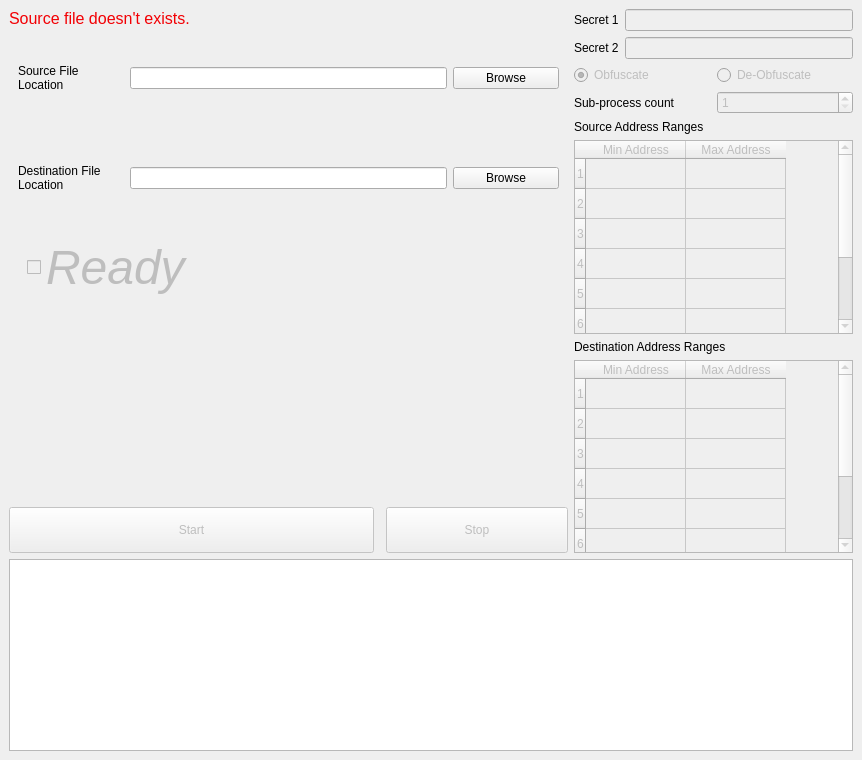
<?xml version="1.0" encoding="UTF-8"?>
<ui version="4.0">
 <class>MainWindow</class>
 <widget class="QMainWindow" name="MainWindow">
  <property name="geometry">
   <rect>
    <x>0</x>
    <y>0</y>
    <width>862</width>
    <height>760</height>
   </rect>
  </property>
  <property name="minimumSize">
   <size>
    <width>862</width>
    <height>760</height>
   </size>
  </property>
  <property name="windowTitle">
   <string>File-Obfuscator</string>
  </property>
  <widget class="QWidget" name="centralwidget">
   <layout class="QVBoxLayout" name="verticalLayout_3" stretch="4,0,0">
    <item>
     <layout class="QHBoxLayout" name="horizontalLayout_2" stretch="2,1">
      <item>
       <layout class="QVBoxLayout" name="verticalLayout">
        <property name="spacing">
         <number>0</number>
        </property>
        <item>
         <widget class="QLabel" name="label_6">
          <property name="text">
           <string>&lt;html&gt;&lt;head/&gt;&lt;body&gt;&lt;p&gt;&lt;span style=&quot; font-size:12pt; color:#f20004;&quot;&gt;Source file doesn't exists.&lt;/span&gt;&lt;/p&gt;&lt;/body&gt;&lt;/html&gt;</string>
          </property>
         </widget>
        </item>
        <item>
         <widget class="QWidget" name="widget_2" native="true">
          <property name="minimumSize">
           <size>
            <width>0</width>
            <height>100</height>
           </size>
          </property>
          <layout class="QHBoxLayout" name="horizontalLayout_5" stretch="1,3,1">
           <item>
            <widget class="QLabel" name="label_3">
             <property name="sizePolicy">
              <sizepolicy hsizetype="Preferred" vsizetype="Preferred">
               <horstretch>0</horstretch>
               <verstretch>0</verstretch>
              </sizepolicy>
             </property>
             <property name="text">
              <string>Source File Location</string>
             </property>
             <property name="wordWrap">
              <bool>true</bool>
             </property>
             <property name="margin">
              <number>0</number>
             </property>
            </widget>
           </item>
           <item>
            <widget class="QLineEdit" name="src_loc">
             <property name="sizePolicy">
              <sizepolicy hsizetype="Expanding" vsizetype="Fixed">
               <horstretch>0</horstretch>
               <verstretch>0</verstretch>
              </sizepolicy>
             </property>
            </widget>
           </item>
           <item>
            <widget class="QPushButton" name="src_selector">
             <property name="text">
              <string>Browse</string>
             </property>
            </widget>
           </item>
          </layout>
         </widget>
        </item>
        <item>
         <widget class="QWidget" name="widget" native="true">
          <property name="minimumSize">
           <size>
            <width>0</width>
            <height>100</height>
           </size>
          </property>
          <layout class="QHBoxLayout" name="horizontalLayout_4" stretch="1,3,1">
           <item>
            <widget class="QLabel" name="label_2">
             <property name="text">
              <string>Destination File Location</string>
             </property>
             <property name="wordWrap">
              <bool>true</bool>
             </property>
            </widget>
           </item>
           <item>
            <widget class="QLineEdit" name="dst_loc"/>
           </item>
           <item>
            <widget class="QPushButton" name="dst_selector">
             <property name="text">
              <string>Browse</string>
             </property>
            </widget>
           </item>
          </layout>
         </widget>
        </item>
        <item>
         <widget class="QWidget" name="widget_3" native="true">
          <layout class="QGridLayout" name="gridLayout">
           <property name="leftMargin">
            <number>18</number>
           </property>
           <item row="0" column="0">
            <widget class="QCheckBox" name="kontrol">
             <property name="enabled">
              <bool>false</bool>
             </property>
             <property name="minimumSize">
              <size>
               <width>0</width>
               <height>40</height>
              </size>
             </property>
             <property name="font">
              <font>
               <pointsize>36</pointsize>
               <italic>true</italic>
               <kerning>true</kerning>
               <fontweight>Medium</fontweight>
              </font>
             </property>
             <property name="text">
              <string>Ready</string>
             </property>
             <property name="tristate">
              <bool>true</bool>
             </property>
            </widget>
           </item>
          </layout>
         </widget>
        </item>
        <item>
         <spacer name="verticalSpacer">
          <property name="orientation">
           <enum>Qt::Orientation::Vertical</enum>
          </property>
          <property name="sizeHint" stdset="0">
           <size>
            <width>20</width>
            <height>200</height>
           </size>
          </property>
         </spacer>
        </item>
        <item>
         <layout class="QHBoxLayout" name="horizontalLayout" stretch="2,1">
          <property name="spacing">
           <number>12</number>
          </property>
          <property name="topMargin">
           <number>0</number>
          </property>
          <item>
           <widget class="QPushButton" name="starter">
            <property name="enabled">
             <bool>false</bool>
            </property>
            <property name="sizePolicy">
             <sizepolicy hsizetype="Minimum" vsizetype="Expanding">
              <horstretch>0</horstretch>
              <verstretch>0</verstretch>
             </sizepolicy>
            </property>
            <property name="text">
             <string>Start</string>
            </property>
           </widget>
          </item>
          <item>
           <widget class="QPushButton" name="stopper">
            <property name="enabled">
             <bool>false</bool>
            </property>
            <property name="sizePolicy">
             <sizepolicy hsizetype="Minimum" vsizetype="Expanding">
              <horstretch>0</horstretch>
              <verstretch>0</verstretch>
             </sizepolicy>
            </property>
            <property name="text">
             <string>Stop</string>
            </property>
           </widget>
          </item>
         </layout>
        </item>
       </layout>
      </item>
      <item>
       <layout class="QVBoxLayout" name="verticalLayout_2">
        <item>
         <layout class="QHBoxLayout" name="horizontalLayout_6">
          <item>
           <widget class="QLabel" name="label_4">
            <property name="text">
             <string>Secret 1</string>
            </property>
           </widget>
          </item>
          <item>
           <widget class="QLineEdit" name="seed1">
            <property name="enabled">
             <bool>false</bool>
            </property>
            <property name="maxLength">
             <number>16</number>
            </property>
           </widget>
          </item>
         </layout>
        </item>
        <item>
         <layout class="QHBoxLayout" name="horizontalLayout_3">
          <item>
           <widget class="QLabel" name="label">
            <property name="text">
             <string>Secret 2</string>
            </property>
           </widget>
          </item>
          <item>
           <widget class="QLineEdit" name="seed2">
            <property name="enabled">
             <bool>false</bool>
            </property>
            <property name="maxLength">
             <number>16</number>
            </property>
           </widget>
          </item>
         </layout>
        </item>
        <item>
         <layout class="QHBoxLayout" name="horizontalLayout_8">
          <item>
           <widget class="QRadioButton" name="obf_mode_button">
            <property name="enabled">
             <bool>false</bool>
            </property>
            <property name="text">
             <string>Obfuscate</string>
            </property>
            <property name="checked">
             <bool>true</bool>
            </property>
           </widget>
          </item>
          <item>
           <widget class="QRadioButton" name="dobf_mode_button">
            <property name="enabled">
             <bool>false</bool>
            </property>
            <property name="text">
             <string>De-Obfuscate</string>
            </property>
            <property name="checked">
             <bool>false</bool>
            </property>
           </widget>
          </item>
         </layout>
        </item>
        <item>
         <layout class="QHBoxLayout" name="horizontalLayout_7">
          <item>
           <widget class="QLabel" name="label_5">
            <property name="text">
             <string>Sub-process count</string>
            </property>
           </widget>
          </item>
          <item>
           <widget class="QSpinBox" name="sub_prc_count">
            <property name="enabled">
             <bool>false</bool>
            </property>
            <property name="minimum">
             <number>1</number>
            </property>
            <property name="maximum">
             <number>8</number>
            </property>
           </widget>
          </item>
         </layout>
        </item>
        <item>
         <widget class="QLabel" name="slicer1_lbl">
          <property name="text">
           <string>Source Address Ranges</string>
          </property>
         </widget>
        </item>
        <item>
         <widget class="QTableWidget" name="slicer1">
          <property name="enabled">
           <bool>false</bool>
          </property>
          <property name="selectionMode">
           <enum>QAbstractItemView::SelectionMode::SingleSelection</enum>
          </property>
          <property name="rowCount">
           <number>8</number>
          </property>
          <attribute name="horizontalHeaderMinimumSectionSize">
           <number>0</number>
          </attribute>
          <attribute name="horizontalHeaderHighlightSections">
           <bool>false</bool>
          </attribute>
          <attribute name="verticalHeaderMinimumSectionSize">
           <number>0</number>
          </attribute>
          <attribute name="verticalHeaderHighlightSections">
           <bool>false</bool>
          </attribute>
          <row/>
          <row/>
          <row/>
          <row/>
          <row/>
          <row/>
          <row/>
          <row/>
          <column>
           <property name="text">
            <string>Min Address</string>
           </property>
          </column>
          <column>
           <property name="text">
            <string>Max Address</string>
           </property>
          </column>
          <item row="0" column="0">
           <property name="text">
            <string/>
           </property>
           <property name="flags">
            <set>ItemIsSelectable|ItemIsDragEnabled|ItemIsDropEnabled|ItemIsUserCheckable</set>
           </property>
          </item>
          <item row="0" column="1">
           <property name="text">
            <string/>
           </property>
           <property name="flags">
            <set>ItemIsSelectable|ItemIsDragEnabled|ItemIsDropEnabled|ItemIsUserCheckable</set>
           </property>
          </item>
          <item row="1" column="0">
           <property name="text">
            <string/>
           </property>
           <property name="flags">
            <set>ItemIsSelectable|ItemIsDragEnabled|ItemIsDropEnabled|ItemIsUserCheckable</set>
           </property>
          </item>
          <item row="1" column="1">
           <property name="text">
            <string/>
           </property>
           <property name="flags">
            <set>ItemIsSelectable|ItemIsDragEnabled|ItemIsDropEnabled|ItemIsUserCheckable</set>
           </property>
          </item>
          <item row="2" column="0">
           <property name="text">
            <string/>
           </property>
           <property name="flags">
            <set>ItemIsSelectable|ItemIsDragEnabled|ItemIsDropEnabled|ItemIsUserCheckable</set>
           </property>
          </item>
          <item row="2" column="1">
           <property name="text">
            <string/>
           </property>
           <property name="flags">
            <set>ItemIsSelectable|ItemIsDragEnabled|ItemIsDropEnabled|ItemIsUserCheckable</set>
           </property>
          </item>
          <item row="3" column="0">
           <property name="text">
            <string/>
           </property>
           <property name="flags">
            <set>ItemIsSelectable|ItemIsDragEnabled|ItemIsDropEnabled|ItemIsUserCheckable</set>
           </property>
          </item>
          <item row="3" column="1">
           <property name="text">
            <string/>
           </property>
           <property name="flags">
            <set>ItemIsSelectable|ItemIsDragEnabled|ItemIsDropEnabled|ItemIsUserCheckable</set>
           </property>
          </item>
          <item row="4" column="0">
           <property name="text">
            <string/>
           </property>
           <property name="flags">
            <set>ItemIsSelectable|ItemIsDragEnabled|ItemIsDropEnabled|ItemIsUserCheckable</set>
           </property>
          </item>
          <item row="4" column="1">
           <property name="text">
            <string/>
           </property>
           <property name="flags">
            <set>ItemIsSelectable|ItemIsDragEnabled|ItemIsDropEnabled|ItemIsUserCheckable</set>
           </property>
          </item>
          <item row="5" column="0">
           <property name="text">
            <string/>
           </property>
           <property name="flags">
            <set>ItemIsSelectable|ItemIsDragEnabled|ItemIsDropEnabled|ItemIsUserCheckable</set>
           </property>
          </item>
          <item row="5" column="1">
           <property name="text">
            <string/>
           </property>
           <property name="flags">
            <set>ItemIsSelectable|ItemIsDragEnabled|ItemIsDropEnabled|ItemIsUserCheckable</set>
           </property>
          </item>
          <item row="6" column="0">
           <property name="text">
            <string/>
           </property>
           <property name="flags">
            <set>ItemIsSelectable|ItemIsDragEnabled|ItemIsDropEnabled|ItemIsUserCheckable</set>
           </property>
          </item>
          <item row="6" column="1">
           <property name="text">
            <string/>
           </property>
           <property name="flags">
            <set>ItemIsSelectable|ItemIsDragEnabled|ItemIsDropEnabled|ItemIsUserCheckable</set>
           </property>
          </item>
          <item row="7" column="0">
           <property name="text">
            <string/>
           </property>
           <property name="flags">
            <set>ItemIsSelectable|ItemIsDragEnabled|ItemIsDropEnabled|ItemIsUserCheckable</set>
           </property>
          </item>
          <item row="7" column="1">
           <property name="text">
            <string/>
           </property>
           <property name="flags">
            <set>ItemIsSelectable|ItemIsDragEnabled|ItemIsDropEnabled|ItemIsUserCheckable</set>
           </property>
          </item>
         </widget>
        </item>
        <item>
         <widget class="QLabel" name="slicer2_lbl">
          <property name="text">
           <string>Destination Address Ranges</string>
          </property>
         </widget>
        </item>
        <item>
         <widget class="QTableWidget" name="slicer2">
          <property name="enabled">
           <bool>false</bool>
          </property>
          <property name="selectionMode">
           <enum>QAbstractItemView::SelectionMode::SingleSelection</enum>
          </property>
          <property name="rowCount">
           <number>8</number>
          </property>
          <attribute name="horizontalHeaderMinimumSectionSize">
           <number>0</number>
          </attribute>
          <attribute name="horizontalHeaderHighlightSections">
           <bool>false</bool>
          </attribute>
          <attribute name="verticalHeaderMinimumSectionSize">
           <number>0</number>
          </attribute>
          <attribute name="verticalHeaderHighlightSections">
           <bool>false</bool>
          </attribute>
          <row/>
          <row/>
          <row/>
          <row/>
          <row/>
          <row/>
          <row/>
          <row/>
          <column>
           <property name="text">
            <string>Min Address</string>
           </property>
          </column>
          <column>
           <property name="text">
            <string>Max Address</string>
           </property>
          </column>
          <item row="0" column="0">
           <property name="text">
            <string/>
           </property>
           <property name="flags">
            <set>ItemIsSelectable|ItemIsDragEnabled|ItemIsDropEnabled|ItemIsUserCheckable</set>
           </property>
          </item>
          <item row="0" column="1">
           <property name="text">
            <string/>
           </property>
           <property name="flags">
            <set>ItemIsSelectable|ItemIsDragEnabled|ItemIsDropEnabled|ItemIsUserCheckable</set>
           </property>
          </item>
          <item row="1" column="0">
           <property name="text">
            <string/>
           </property>
           <property name="flags">
            <set>ItemIsSelectable|ItemIsDragEnabled|ItemIsDropEnabled|ItemIsUserCheckable</set>
           </property>
          </item>
          <item row="1" column="1">
           <property name="text">
            <string/>
           </property>
           <property name="flags">
            <set>ItemIsSelectable|ItemIsDragEnabled|ItemIsDropEnabled|ItemIsUserCheckable</set>
           </property>
          </item>
          <item row="2" column="0">
           <property name="text">
            <string/>
           </property>
           <property name="flags">
            <set>ItemIsSelectable|ItemIsDragEnabled|ItemIsDropEnabled|ItemIsUserCheckable</set>
           </property>
          </item>
          <item row="2" column="1">
           <property name="text">
            <string/>
           </property>
           <property name="flags">
            <set>ItemIsSelectable|ItemIsDragEnabled|ItemIsDropEnabled|ItemIsUserCheckable</set>
           </property>
          </item>
          <item row="3" column="0">
           <property name="text">
            <string/>
           </property>
           <property name="flags">
            <set>ItemIsSelectable|ItemIsDragEnabled|ItemIsDropEnabled|ItemIsUserCheckable</set>
           </property>
          </item>
          <item row="3" column="1">
           <property name="text">
            <string/>
           </property>
           <property name="flags">
            <set>ItemIsSelectable|ItemIsDragEnabled|ItemIsDropEnabled|ItemIsUserCheckable</set>
           </property>
          </item>
          <item row="4" column="0">
           <property name="text">
            <string/>
           </property>
           <property name="flags">
            <set>ItemIsSelectable|ItemIsDragEnabled|ItemIsDropEnabled|ItemIsUserCheckable</set>
           </property>
          </item>
          <item row="4" column="1">
           <property name="text">
            <string/>
           </property>
           <property name="flags">
            <set>ItemIsSelectable|ItemIsDragEnabled|ItemIsDropEnabled|ItemIsUserCheckable</set>
           </property>
          </item>
          <item row="5" column="0">
           <property name="text">
            <string/>
           </property>
           <property name="flags">
            <set>ItemIsSelectable|ItemIsDragEnabled|ItemIsDropEnabled|ItemIsUserCheckable</set>
           </property>
          </item>
          <item row="5" column="1">
           <property name="text">
            <string/>
           </property>
           <property name="flags">
            <set>ItemIsSelectable|ItemIsDragEnabled|ItemIsDropEnabled|ItemIsUserCheckable</set>
           </property>
          </item>
          <item row="6" column="0">
           <property name="text">
            <string/>
           </property>
           <property name="flags">
            <set>ItemIsSelectable|ItemIsDragEnabled|ItemIsDropEnabled|ItemIsUserCheckable</set>
           </property>
          </item>
          <item row="6" column="1">
           <property name="text">
            <string/>
           </property>
           <property name="flags">
            <set>ItemIsSelectable|ItemIsDragEnabled|ItemIsDropEnabled|ItemIsUserCheckable</set>
           </property>
          </item>
          <item row="7" column="0">
           <property name="text">
            <string/>
           </property>
           <property name="flags">
            <set>ItemIsSelectable|ItemIsDragEnabled|ItemIsDropEnabled|ItemIsUserCheckable</set>
           </property>
          </item>
          <item row="7" column="1">
           <property name="text">
            <string/>
           </property>
           <property name="flags">
            <set>ItemIsSelectable|ItemIsDragEnabled|ItemIsDropEnabled|ItemIsUserCheckable</set>
           </property>
          </item>
         </widget>
        </item>
       </layout>
      </item>
     </layout>
    </item>
    <item>
     <widget class="QPlainTextEdit" name="logger">
      <property name="cursor" stdset="0">
       <cursorShape>ArrowCursor</cursorShape>
      </property>
      <property name="readOnly">
       <bool>true</bool>
      </property>
      <property name="textInteractionFlags">
       <set>Qt::TextInteractionFlag::TextSelectableByMouse</set>
      </property>
     </widget>
    </item>
    <item>
     <layout class="QVBoxLayout" name="verticalLayout_4"/>
    </item>
   </layout>
  </widget>
 </widget>
 <resources/>
 <connections>
  <connection>
   <sender>src_loc</sender>
   <signal>textChanged(QString)</signal>
   <receiver>MainWindow</receiver>
   <slot>src_or_dst_changed(QString)</slot>
   <hints>
    <hint type="sourcelabel">
     <x>278</x>
     <y>60</y>
    </hint>
    <hint type="destinationlabel">
     <x>416</x>
     <y>344</y>
    </hint>
   </hints>
  </connection>
  <connection>
   <sender>dst_loc</sender>
   <signal>textChanged(QString)</signal>
   <receiver>MainWindow</receiver>
   <slot>src_or_dst_changed(QString)</slot>
   <hints>
    <hint type="sourcelabel">
     <x>278</x>
     <y>160</y>
    </hint>
    <hint type="destinationlabel">
     <x>416</x>
     <y>344</y>
    </hint>
   </hints>
  </connection>
  <connection>
   <sender>seed1</sender>
   <signal>textEdited(QString)</signal>
   <receiver>MainWindow</receiver>
   <slot>secret_checker()</slot>
   <hints>
    <hint type="sourcelabel">
     <x>739</x>
     <y>24</y>
    </hint>
    <hint type="destinationlabel">
     <x>430</x>
     <y>379</y>
    </hint>
   </hints>
  </connection>
  <connection>
   <sender>seed2</sender>
   <signal>textEdited(QString)</signal>
   <receiver>MainWindow</receiver>
   <slot>secret_checker()</slot>
   <hints>
    <hint type="sourcelabel">
     <x>739</x>
     <y>58</y>
    </hint>
    <hint type="destinationlabel">
     <x>430</x>
     <y>379</y>
    </hint>
   </hints>
  </connection>
 </connections>
 <slots>
  <slot>src_or_dst_changed(QString)</slot>
  <slot>secret_checker()</slot>
 </slots>
</ui>
